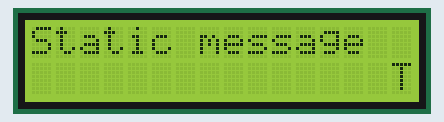
This sketch was run on a simulated Arduino Uno, built with avr-gcc and run on an emulated ATmega328P. On the bench: 16×2 character LCD.

Above: at 0.49 s.
At 2.61 s:
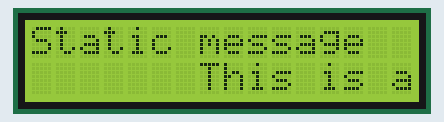
At 5.0 s:
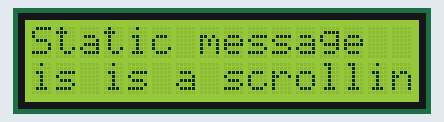
At 9.78 s:
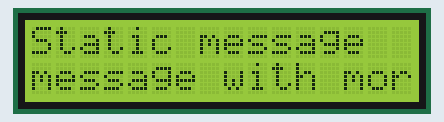
At 14.57 s:
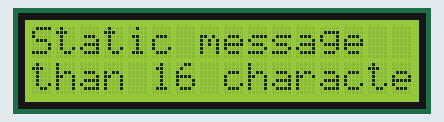
At 19.2 s:
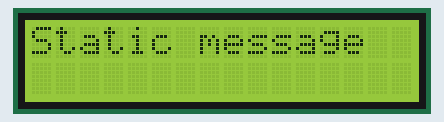

Measured:
- by itself, everything shown: repeats every 19.3 s, in 72 steps
- what the display in image 5 shows lasts 0.6 s, from 19.1 s to 19.7 s

The sketch:

lcd_test.ino
```cpp
#include <LiquidCrystal_I2C.h>

// set the LCD number of columns and rows
int lcdColumns = 16;
int lcdRows = 2;

// set LCD address, number of columns and rows
// if you don't know your display address, run an I2C scanner sketch
LiquidCrystal_I2C lcd(0x27, lcdColumns, lcdRows);

String messageStatic = "Static message";
String messageToScroll = "This is a scrolling message with more than 16 characters";

// Function to scroll text
// The function acepts the following arguments:
// row: row number where the text will be displayed
// message: message to scroll
// delayTime: delay between each character shifting
// lcdColumns: number of columns of your LCD
void scrollText(int row, String message, int delayTime, int lcdColumns) {
  for (int i=0; i < lcdColumns; i++) {
    message = " " + message;
  }
  message = message + " ";
  for (int pos = 0; pos < message.length(); pos++) {
    lcd.setCursor(0, row);
    lcd.print(message.substring(pos, pos + lcdColumns));
    delay(delayTime);
  }
}

void setup(){
  // initialize LCD
  lcd.init();
  // turn on LCD backlight
  lcd.backlight();
}

void loop(){
  // set cursor to first column, first row
  lcd.setCursor(0, 0);
  // print static message
  lcd.print(messageStatic);
  // print scrolling message
  scrollText(1, messageToScroll, 250, lcdColumns);
}
```
